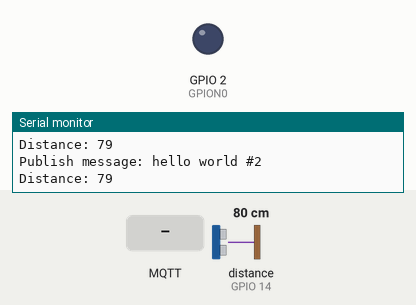
A sketch run on a simulated ESP32. Parts: output pins drawn as LEDs (lit = HIGH), the last lines printed to the serial monitor. Wiring (from diagram.json): ultrasonic range finder: trigger GPIO 12; echo GPIO 14. The test bench sets the inputs (shaded band); at power-on: distance to the obstacle (sensor on GPIO 14) 80 cm. The echo pulse lasts 58.3 µs per cm; WiFi joins after 1.5 s; servers stay silent unless stated; random numbers use the default seed unless the sketch sets one; no MQTT or app messages arrive unless stated; pins used as bus, display or sensor lines are not drawn.

Above: at 2.7 s.
2.8 s: MQTT message "1" arrives on the first subscribed topic
At 4.1 s:
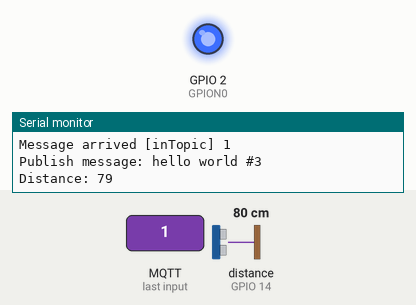
5.8 s: MQTT message "0" arrives on the first subscribed topic
At 6.4 s:
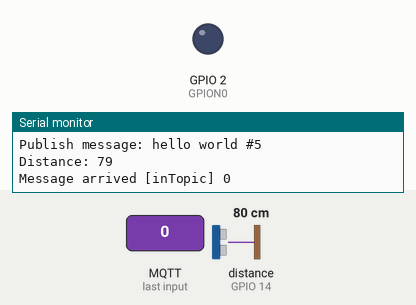
Timing chart, 0 to 8.8 s (numbered marks = the images above; inputs shaded):
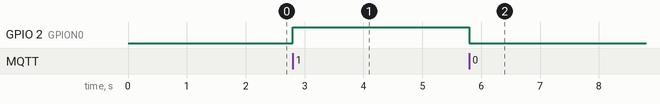

The sketch:

sketch.ino
```cpp
#include <WiFi.h>
#include <PubSubClient.h>
const char* mqtt_server = "70.34.255.114";

WiFiClient espClient;
PubSubClient client(espClient);
unsigned long lastMsg = 0;
#define MSG_BUFFER_SIZE  (50)
char msg[MSG_BUFFER_SIZE];
int value = 0;
int GPION0=2;
char lectura;
int serial=1;


//Distance

// defines pins numbers
const int trigPin = 12;
const int echoPin = 14;
// defines variables
long duration;
int distance;


void callback(char* topic, byte* payload, unsigned int length) {
  if(serial==1){
  Serial.print("Message arrived [");
  Serial.print(topic);
  Serial.print("] ");

  for (int i = 0; i < length; i++) {
    Serial.print((char)payload[i]);
  }
  Serial.println();
  }
  // Switch on the LED if an 1 was received as first character
  if ((char)payload[0] == '1') {
    digitalWrite(GPION0, HIGH);
  } else {
    digitalWrite(GPION0, LOW);
  }

}
void reconnect() {
  // Loop until we're reconnected
  while (!client.connected()) {
    if(serial==1){
    Serial.print("Attempting MQTT connection...");
    }
    // Create a random client ID
    String clientId = "ESP8266Client-";
    clientId += String(random(0xffff), HEX);
    // Attempt to connect
    if (client.connect(clientId.c_str())) {
      if(serial==1){
      Serial.println("connected");
      }
      // Once connected, publish an announcement...
      client.publish("outTopic", "hello world");
      // ... and resubscribe
      client.subscribe("inTopic");
      client.subscribe("messageTopic");
    } else {
      if(serial==1){
      Serial.print("failed, rc=");
      Serial.print(client.state());
      Serial.println(" try again in 5 seconds");
      }
      // Wait 5 seconds before retrying
      delay(5000);
    }
  }
}

void setup() {

  pinMode(trigPin, OUTPUT); // Sets the trigPin as an Output
  pinMode(echoPin, INPUT); // Sets the echoPin as an Input

  Serial.begin(9600);
  Serial.print("Connecting to WiFi");
  WiFi.begin("Wokwi-GUEST", "", 6);
  while (WiFi.status() != WL_CONNECTED) {
    delay(100);
    Serial.print(".");
  }
  Serial.println(" Connected!");

  pinMode(GPION0, OUTPUT);     // Initialize the GPION0 pin as an output
  digitalWrite(GPION0, LOW);

  client.setServer(mqtt_server, 1883);
  client.setCallback(callback);

}
void meassureDistance(){
  // Clears the trigPin
  digitalWrite(trigPin, LOW);
  delayMicroseconds(2);
  // Sets the trigPin on HIGH state for 10 micro seconds
  digitalWrite(trigPin, HIGH);
  delayMicroseconds(10);
  digitalWrite(trigPin, LOW);
  // Reads the echoPin, returns the sound wave travel time in microseconds
  duration = pulseIn(echoPin, HIGH);
  // Calculating the distance
  distance = duration * 0.034 / 2;
  // Prints the distance on the Serial Monitor
  Serial.print("Distance: ");
  Serial.println(distance);

  char cstr[16];
  itoa(distance, cstr, 10);

  client.publish("distanceTopic", itoa(distance, cstr, 10));
}

void loop() {

  if (!client.connected()) {
    reconnect();
  }
  client.loop();

  unsigned long now = millis();
  if (now - lastMsg > 1000) {
    lastMsg = now;
    ++value;
    snprintf (msg, MSG_BUFFER_SIZE, "hello world #%ld", value);
    if(serial==1){
    Serial.print("Publish message: ");
    Serial.println(msg);
    }
    meassureDistance();

  }


  if(serial==1){
  if (Serial.available()){
      lectura=Serial.read();
      if((lectura)=='A'){
        digitalWrite(GPION0, HIGH);
        Serial.println(lectura);
        }
      if((lectura)=='B'){
        digitalWrite(GPION0, LOW);
        Serial.println(lectura);
        }
    }
 }

}
```

Measured:
- after the input at 2.8 s, GPIO 2 (GPION0): LOW → HIGH at once
- after the input at 5.8 s, GPIO 2 (GPION0): HIGH → LOW at once
